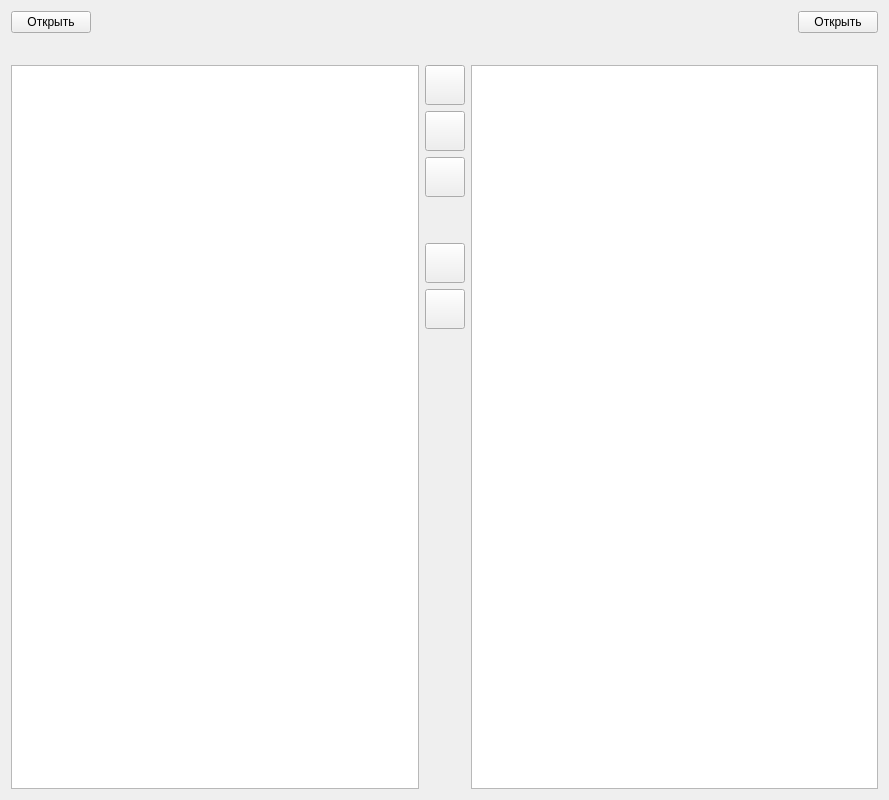
<?xml version="1.0" encoding="UTF-8"?>
<ui version="4.0">
 <class>Widget</class>
 <widget class="QWidget" name="Widget">
  <property name="geometry">
   <rect>
    <x>0</x>
    <y>0</y>
    <width>889</width>
    <height>800</height>
   </rect>
  </property>
  <property name="minimumSize">
   <size>
    <width>600</width>
    <height>800</height>
   </size>
  </property>
  <property name="font">
   <font>
    <family>MS Shell Dlg 2</family>
   </font>
  </property>
  <property name="windowTitle">
   <string>EXAM</string>
  </property>
  <layout class="QGridLayout" name="gridLayout">
   <item row="0" column="0" rowspan="5" colspan="4">
    <layout class="QGridLayout" name="gridLayout_2" rowstretch="0,0,0">
     <item row="0" column="0" colspan="3">
      <layout class="QHBoxLayout" name="horizontalLayout">
       <item>
        <widget class="QPushButton" name="openButton1">
         <property name="sizePolicy">
          <sizepolicy hsizetype="Fixed" vsizetype="Fixed">
           <horstretch>0</horstretch>
           <verstretch>0</verstretch>
          </sizepolicy>
         </property>
         <property name="text">
          <string>Открыть</string>
         </property>
        </widget>
       </item>
       <item>
        <spacer name="horizontalSpacer">
         <property name="orientation">
          <enum>Qt::Horizontal</enum>
         </property>
         <property name="sizeHint" stdset="0">
          <size>
           <width>40</width>
           <height>20</height>
          </size>
         </property>
        </spacer>
       </item>
       <item>
        <widget class="QPushButton" name="openButton2">
         <property name="sizePolicy">
          <sizepolicy hsizetype="Fixed" vsizetype="Fixed">
           <horstretch>0</horstretch>
           <verstretch>0</verstretch>
          </sizepolicy>
         </property>
         <property name="text">
          <string>Открыть</string>
         </property>
        </widget>
       </item>
      </layout>
     </item>
     <item row="1" column="1">
      <spacer name="horizontalSpacer_3">
       <property name="orientation">
        <enum>Qt::Horizontal</enum>
       </property>
       <property name="sizeHint" stdset="0">
        <size>
         <width>40</width>
         <height>20</height>
        </size>
       </property>
      </spacer>
     </item>
     <item row="1" column="0">
      <widget class="QLabel" name="labelLeft">
       <property name="text">
        <string/>
       </property>
      </widget>
     </item>
     <item row="1" column="2">
      <widget class="QLabel" name="labelRight">
       <property name="text">
        <string/>
       </property>
       <property name="alignment">
        <set>Qt::AlignRight|Qt::AlignTrailing|Qt::AlignVCenter</set>
       </property>
      </widget>
     </item>
     <item row="2" column="0" colspan="3">
      <layout class="QGridLayout" name="gridLayout_3" columnstretch="0,0,0">
       <item row="0" column="2" rowspan="8">
        <widget class="QTableWidget" name="tableWidgetRight">
         <property name="editTriggers">
          <set>QAbstractItemView::NoEditTriggers</set>
         </property>
         <property name="selectionMode">
          <enum>QAbstractItemView::SingleSelection</enum>
         </property>
         <property name="selectionBehavior">
          <enum>QAbstractItemView::SelectRows</enum>
         </property>
        </widget>
       </item>
       <item row="4" column="1">
        <widget class="QPushButton" name="pushButtonUp">
         <property name="sizePolicy">
          <sizepolicy hsizetype="Fixed" vsizetype="Fixed">
           <horstretch>0</horstretch>
           <verstretch>0</verstretch>
          </sizepolicy>
         </property>
         <property name="minimumSize">
          <size>
           <width>40</width>
           <height>40</height>
          </size>
         </property>
         <property name="maximumSize">
          <size>
           <width>40</width>
           <height>40</height>
          </size>
         </property>
         <property name="text">
          <string/>
         </property>
         <property name="icon">
          <iconset resource="resources.qrc">
           <normaloff>:/images/goUp.png</normaloff>:/images/goUp.png</iconset>
         </property>
         <property name="iconSize">
          <size>
           <width>40</width>
           <height>40</height>
          </size>
         </property>
        </widget>
       </item>
       <item row="0" column="1">
        <widget class="QPushButton" name="pushButton_6">
         <property name="sizePolicy">
          <sizepolicy hsizetype="Fixed" vsizetype="Fixed">
           <horstretch>0</horstretch>
           <verstretch>0</verstretch>
          </sizepolicy>
         </property>
         <property name="minimumSize">
          <size>
           <width>40</width>
           <height>40</height>
          </size>
         </property>
         <property name="maximumSize">
          <size>
           <width>40</width>
           <height>40</height>
          </size>
         </property>
         <property name="toolTip">
          <string>Выбор таблицы для сравнения</string>
         </property>
         <property name="text">
          <string/>
         </property>
         <property name="icon">
          <iconset resource="resources.qrc">
           <normaloff>:/images/open_view.png</normaloff>:/images/open_view.png</iconset>
         </property>
         <property name="iconSize">
          <size>
           <width>26</width>
           <height>26</height>
          </size>
         </property>
        </widget>
       </item>
       <item row="1" column="1">
        <widget class="QPushButton" name="pushButton_7">
         <property name="sizePolicy">
          <sizepolicy hsizetype="Fixed" vsizetype="Fixed">
           <horstretch>0</horstretch>
           <verstretch>0</verstretch>
          </sizepolicy>
         </property>
         <property name="minimumSize">
          <size>
           <width>40</width>
           <height>40</height>
          </size>
         </property>
         <property name="maximumSize">
          <size>
           <width>40</width>
           <height>40</height>
          </size>
         </property>
         <property name="toolTip">
          <string>Вернуться к выбору станции</string>
         </property>
         <property name="text">
          <string/>
         </property>
         <property name="icon">
          <iconset resource="resources.qrc">
           <normaloff>:/images/restore.png</normaloff>:/images/restore.png</iconset>
         </property>
         <property name="iconSize">
          <size>
           <width>26</width>
           <height>26</height>
          </size>
         </property>
        </widget>
       </item>
       <item row="2" column="1">
        <widget class="QPushButton" name="pushButton_5">
         <property name="sizePolicy">
          <sizepolicy hsizetype="Fixed" vsizetype="Fixed">
           <horstretch>0</horstretch>
           <verstretch>0</verstretch>
          </sizepolicy>
         </property>
         <property name="minimumSize">
          <size>
           <width>40</width>
           <height>40</height>
          </size>
         </property>
         <property name="maximumSize">
          <size>
           <width>40</width>
           <height>40</height>
          </size>
         </property>
         <property name="font">
          <font>
           <family>MS Shell Dlg 2</family>
           <pointsize>12</pointsize>
          </font>
         </property>
         <property name="toolTip">
          <string>Сравнить</string>
         </property>
         <property name="layoutDirection">
          <enum>Qt::LeftToRight</enum>
         </property>
         <property name="text">
          <string/>
         </property>
         <property name="icon">
          <iconset resource="resources.qrc">
           <normaloff>:/images/compare.png</normaloff>:/images/compare.png</iconset>
         </property>
         <property name="iconSize">
          <size>
           <width>26</width>
           <height>26</height>
          </size>
         </property>
        </widget>
       </item>
       <item row="6" column="1">
        <spacer name="verticalSpacer">
         <property name="orientation">
          <enum>Qt::Vertical</enum>
         </property>
         <property name="sizeHint" stdset="0">
          <size>
           <width>1</width>
           <height>40</height>
          </size>
         </property>
        </spacer>
       </item>
       <item row="0" column="0" rowspan="8">
        <widget class="QTableWidget" name="tableWidgetLeft">
         <property name="editTriggers">
          <set>QAbstractItemView::NoEditTriggers</set>
         </property>
         <property name="selectionMode">
          <enum>QAbstractItemView::SingleSelection</enum>
         </property>
         <property name="selectionBehavior">
          <enum>QAbstractItemView::SelectRows</enum>
         </property>
        </widget>
       </item>
       <item row="5" column="1">
        <widget class="QPushButton" name="pushButtonDown">
         <property name="sizePolicy">
          <sizepolicy hsizetype="Fixed" vsizetype="Fixed">
           <horstretch>0</horstretch>
           <verstretch>0</verstretch>
          </sizepolicy>
         </property>
         <property name="minimumSize">
          <size>
           <width>40</width>
           <height>40</height>
          </size>
         </property>
         <property name="maximumSize">
          <size>
           <width>40</width>
           <height>40</height>
          </size>
         </property>
         <property name="text">
          <string/>
         </property>
         <property name="icon">
          <iconset resource="resources.qrc">
           <normaloff>:/images/goDown.png</normaloff>:/images/goDown.png</iconset>
         </property>
         <property name="iconSize">
          <size>
           <width>40</width>
           <height>40</height>
          </size>
         </property>
        </widget>
       </item>
       <item row="3" column="1">
        <spacer name="verticalSpacer_2">
         <property name="orientation">
          <enum>Qt::Vertical</enum>
         </property>
         <property name="sizeType">
          <enum>QSizePolicy::Fixed</enum>
         </property>
         <property name="sizeHint" stdset="0">
          <size>
           <width>20</width>
           <height>40</height>
          </size>
         </property>
        </spacer>
       </item>
      </layout>
     </item>
    </layout>
   </item>
  </layout>
 </widget>
 <resources>
  <include location="resources.qrc"/>
 </resources>
 <connections>
  <connection>
   <sender>pushButton_7</sender>
   <signal>clicked()</signal>
   <receiver>Widget</receiver>
   <slot>reset()</slot>
   <hints>
    <hint type="sourcelabel">
     <x>513</x>
     <y>135</y>
    </hint>
    <hint type="destinationlabel">
     <x>863</x>
     <y>425</y>
    </hint>
   </hints>
  </connection>
  <connection>
   <sender>pushButton_6</sender>
   <signal>clicked()</signal>
   <receiver>Widget</receiver>
   <slot>openColumns()</slot>
   <hints>
    <hint type="sourcelabel">
     <x>513</x>
     <y>97</y>
    </hint>
    <hint type="destinationlabel">
     <x>593</x>
     <y>8</y>
    </hint>
   </hints>
  </connection>
  <connection>
   <sender>openButton1</sender>
   <signal>clicked()</signal>
   <receiver>Widget</receiver>
   <slot>open()</slot>
   <hints>
    <hint type="sourcelabel">
     <x>50</x>
     <y>24</y>
    </hint>
    <hint type="destinationlabel">
     <x>114</x>
     <y>1</y>
    </hint>
   </hints>
  </connection>
  <connection>
   <sender>openButton2</sender>
   <signal>clicked()</signal>
   <receiver>Widget</receiver>
   <slot>open()</slot>
   <hints>
    <hint type="sourcelabel">
     <x>940</x>
     <y>17</y>
    </hint>
    <hint type="destinationlabel">
     <x>807</x>
     <y>7</y>
    </hint>
   </hints>
  </connection>
  <connection>
   <sender>pushButton_5</sender>
   <signal>clicked()</signal>
   <receiver>Widget</receiver>
   <slot>compareDBs()</slot>
   <hints>
    <hint type="sourcelabel">
     <x>513</x>
     <y>173</y>
    </hint>
    <hint type="destinationlabel">
     <x>615</x>
     <y>632</y>
    </hint>
   </hints>
  </connection>
  <connection>
   <sender>tableWidgetLeft</sender>
   <signal>itemDoubleClicked(QTableWidgetItem*)</signal>
   <receiver>Widget</receiver>
   <slot>doubleClickedTableLeftItem(QTableWidgetItem*)</slot>
   <hints>
    <hint type="sourcelabel">
     <x>340</x>
     <y>216</y>
    </hint>
    <hint type="destinationlabel">
     <x>162</x>
     <y>34</y>
    </hint>
   </hints>
  </connection>
  <connection>
   <sender>tableWidgetRight</sender>
   <signal>itemDoubleClicked(QTableWidgetItem*)</signal>
   <receiver>Widget</receiver>
   <slot>doubleClickedTableRightItem(QTableWidgetItem*)</slot>
   <hints>
    <hint type="sourcelabel">
     <x>595</x>
     <y>263</y>
    </hint>
    <hint type="destinationlabel">
     <x>477</x>
     <y>36</y>
    </hint>
   </hints>
  </connection>
 </connections>
 <slots>
  <slot>reset()</slot>
  <slot>openColumns()</slot>
  <slot>open()</slot>
  <slot>compareDBs()</slot>
  <slot>setIsCompared()</slot>
  <slot>doubleClickedTableLeftItem(QTableWidgetItem*)</slot>
  <slot>doubleClickedTableRightItem(QTableWidgetItem*)</slot>
 </slots>
</ui>
